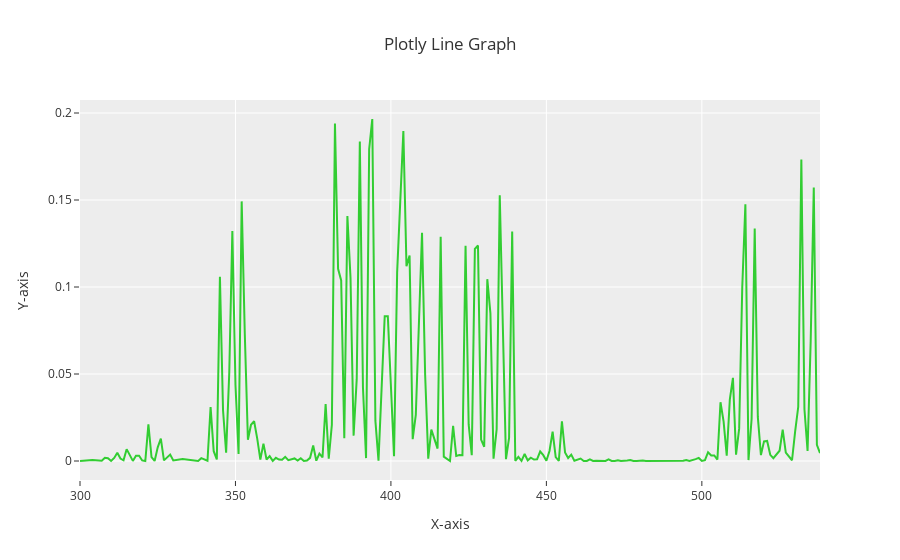
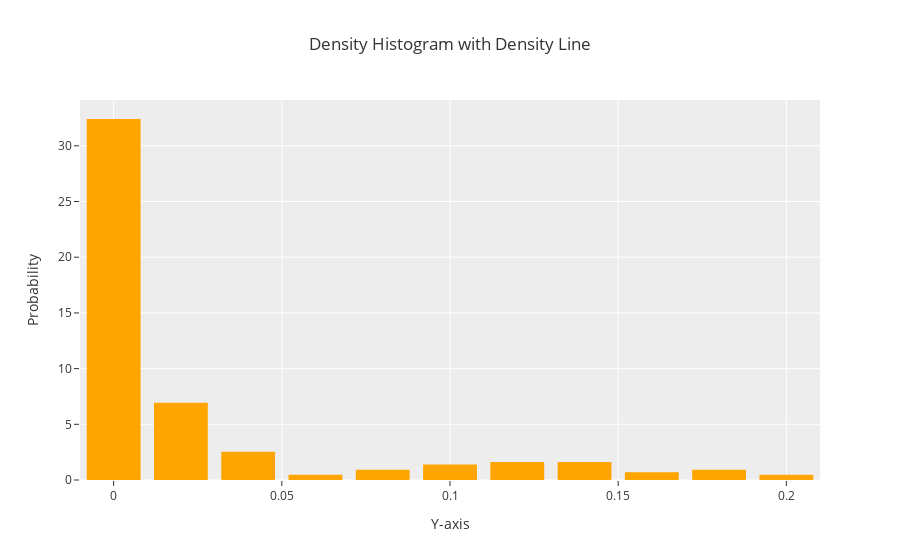
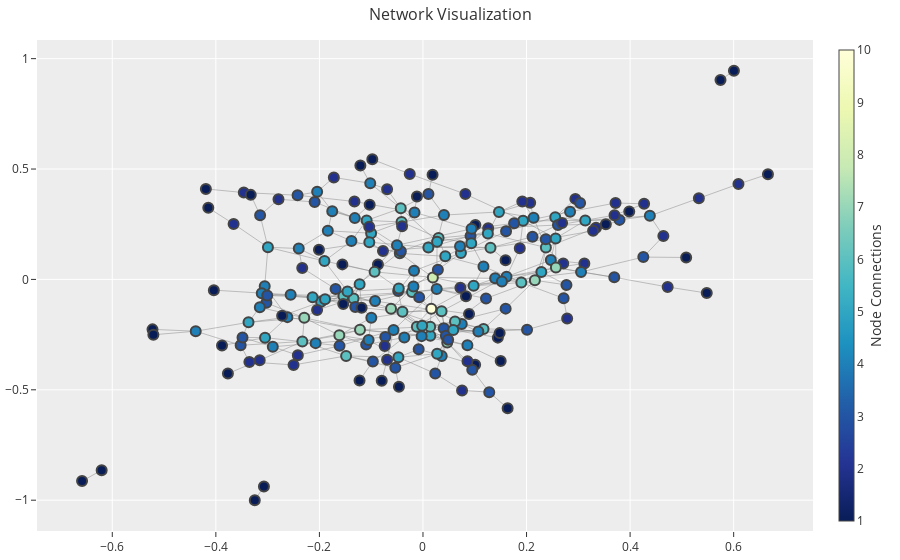

Here is the notebook cell these charts were saved with, in order:
### Code cell
import pandas as pd
import plotly.graph_objs as go
import networkx as nx

def plotly_line_graph():
    # Read CSV file into Pandas DataFrame
    data = pd.read_csv('/Users/davidfoutch/Desktop/QT_4PyMOL/importFileTest.csv')  # Replace with your CSV file path

    # Create a Plotly figure with an interactive line graph
    fig = go.Figure()
    fig.add_trace(go.Scatter(x=data['source'], y=data['target'], mode='lines', name='Line Plot', marker=dict(color='#32CD32')))
    fig.update_layout(title='Plotly Line Graph', xaxis_title='X-axis', yaxis_title='Y-axis')
    fig.update_layout(template='ggplot2')  # Set plot style to ggplot2

    return fig


def plotly_freq_hist():
    # Read CSV file into Pandas DataFrame
    data = pd.read_csv('/Users/davidfoutch/Desktop/QT_4PyMOL/importFileTest.csv')

    # Create a Plotly figure with an interactive histogram
    fig = go.Figure()
    fig.add_trace(go.Histogram(x=data['target'], histnorm='probability density', name='Density Line', marker=dict(color='orange')))
    fig.update_layout(title='Density Histogram with Density Line', xaxis_title='Y-axis', yaxis_title='Probability', bargap=0.2)
    fig.update_layout(template='ggplot2')  # Set plot style to ggplot2

    return fig


def plotly_network():
    edge_list_file = "/Users/davidfoutch/Desktop/1yok.txt"  # Replace with your file path

    # Read edge list file and process data
    edges = []
    with open(edge_list_file, "r") as file:
        for line in file:
            source, target, *_ = line.strip().split()  # Assuming at least two columns separated by space or tab
            edges.append((source, target))

    # Create a networkx graph
    G = nx.Graph()
    G.add_edges_from(edges)

    # Convert the networkx graph to a Plotly figure
    pos = nx.spring_layout(G)  # Define node positions using spring layout
    edge_trace = go.Scatter(
        x=[],
        y=[],
        line=dict(width=0.5, color='#888'),
        hoverinfo='none',
        mode='lines')

    for edge in G.edges():
        x0, y0 = pos[edge[0]]
        x1, y1 = pos[edge[1]]
        edge_trace['x'] += tuple([x0, x1, None])
        edge_trace['y'] += tuple([y0, y1, None])

    node_trace = go.Scatter(
        x=[],
        y=[],
        text=[],
        mode='markers',
        hoverinfo='text',
        marker=dict(
            showscale=True,
            colorscale='YlGnBu',
            reversescale=True,
            color=[],
            size=10,
            colorbar=dict(
                thickness=15,
                title='Node Connections',
                xanchor='left',
                titleside='right'
            ),
            line=dict(width=2)))

    for node in G.nodes():
        x, y = pos[node]
        node_trace['x'] += tuple([x])
        node_trace['y'] += tuple([y])

    # Add color to nodes based on the number of connections
    node_adjacencies = []
    for node, adjacencies in enumerate(G.adjacency()):
        node_adjacencies.append(len(adjacencies[1]))
    node_trace['marker']['color'] = node_adjacencies
    node_trace['text'] = list(G.nodes())

    # Create Plotly figure
    fig = go.Figure(data=[edge_trace, node_trace],
                    layout=go.Layout(
                        title='Network Visualization',
                        titlefont=dict(size=16),
                        showlegend=False,
                        hovermode='closest',
                        margin=dict(b=20, l=5, r=5, t=40),
                        annotations=[dict(
                            text="",
                            showarrow=False,
                            xref="paper", yref="paper",
                            x=0.005, y=-0.002)]  # Add padding for the plot title
                    ))
    fig.update_layout(template='ggplot2')  # Set plot style to ggplot2

    return fig

# Create Plotly figures
line_fig = plotly_line_graph()
freq_hist_fig = plotly_freq_hist()
network_fig = plotly_network()

# Display figures
line_fig.show()
freq_hist_fig.show()
network_fig.show()

df = pd.read_csv("/Users/davidfoutch/Desktop/4pld.txt", sep="\t")

view = py3Dmol.view(query='pdb:4PLD')
chA = {'chain':'A'}
chB = {'chain':'B'}
view.addSurface(py3Dmol.VDW,{'opacity':0.4,'color':'white'}, chA)
view.setStyle(chA,{'cartoon': {'color':'white'}})
view.setStyle(chB,{'': {'color':None}})
view.setHoverable({},True,'''function(atom,viewer,event,container) {
                   if(!atom.label) {
                    atom.label = viewer.addLabel(atom.resn+":"+atom.atom,{position: atom, backgroundColor: 'mintcream', fontColor:'black'});
                   }}''',
               '''function(atom,viewer) { 
                   if(atom.label) {
                    viewer.removeLabel(atom.label);
                    delete atom.label;
                   }
                }''')



resset = [300,400,401,402,403,404]
for i in resset:
    view.addStyle({'chain':'A','resi': i},{'cartoon':{'color':'red'}})

for i in range(723):
    
    view.addCylinder(
        {'start':dict(x=df.iloc[i][2],y=df.iloc[i][3],z=df.iloc[i][4]),
        'end':dict(x=df.iloc[i][5],y=df.iloc[i][6],z=df.iloc[i][7]),
        'radius':0.12,
        'fromCap':1,
        'toCap':1,
        'color':'teal',
        'dashes':False
        }
    ) 
                                                 
view.render()

### Figure 1 — Plotly figure (JSON) as saved in the notebook; plotly's stock layout.template omitted (floating-point values rounded to 4 significant figures; data arrays with more than 128 entries replaced by an {"elided": "..."} marker saying what was removed)
{"data": [{"marker": {"color": "#32CD32"}, "mode": "lines", "name": "Line Plot", "type": "scatter", "x": {"elided": "216 int values"}, "y": {"elided": "216 float values"}}], "layout": {"title": {"text": "Plotly Line Graph"}, "xaxis": {"title": {"text": "X-axis"}}, "yaxis": {"title": {"text": "Y-axis"}}}}

### Figure 2 — Plotly figure (JSON) as saved in the notebook; plotly's stock layout.template omitted (floating-point values rounded to 4 significant figures; data arrays with more than 128 entries replaced by an {"elided": "..."} marker saying what was removed)
{"data": [{"histnorm": "probability density", "marker": {"color": "orange"}, "name": "Density Line", "type": "histogram", "x": {"elided": "216 float values"}}], "layout": {"bargap": 0.2, "title": {"text": "Density Histogram with Density Line"}, "xaxis": {"title": {"text": "Y-axis"}}, "yaxis": {"title": {"text": "Probability"}}}}

### Figure 3 — Plotly figure (JSON) as saved in the notebook; plotly's stock layout.template omitted (floating-point values rounded to 4 significant figures; data arrays with more than 128 entries replaced by an {"elided": "..."} marker saying what was removed)
{"data": [{"hoverinfo": "none", "line": {"color": "#888", "width": 0.5}, "mode": "lines", "type": "scatter", "x": {"elided": "1122 float values"}, "y": {"elided": "1122 float values"}}, {"hoverinfo": "text", "marker": {"color": {"elided": "224 int values"}, "colorbar": {"thickness": 15, "title": {"side": "right", "text": "Node Connections"}, "xanchor": "left"}, "colorscale": [[0, "rgb(255,255,217)"], [0.125, "rgb(237,248,177)"], [0.25, "rgb(199,233,180)"], [0.375, "rgb(127,205,187)"], [0.5, "rgb(65,182,196)"], [0.625, "rgb(29,145,192)"], [0.75, "rgb(34,94,168)"], [0.875, "rgb(37,52,148)"], [1, "rgb(8,29,88)"]], "line": {"width": 2}, "reversescale": true, "showscale": true, "size": 10}, "mode": "markers", "text": {"elided": "224 str values"}, "type": "scatter", "x": {"elided": "224 float values"}, "y": {"elided": "224 float values"}}], "layout": {"annotations": [{"showarrow": false, "text": "", "x": 0.005, "xref": "paper", "y": -0.002, "yref": "paper"}], "hovermode": "closest", "margin": {"b": 20, "l": 5, "r": 5, "t": 40}, "showlegend": false, "title": {"font": {"size": 16}, "text": "Network Visualization"}}}
